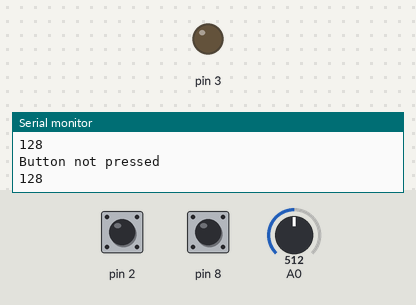
This sketch was run on a simulated Arduino Uno, built with avr-gcc and run on an emulated ATmega328P. Shown: output pins drawn as LEDs (lit = HIGH), the last lines printed to the serial monitor. The inputs (shaded band) are chosen by the test bench; at power-on: pin 8 HIGH, A0 = 512, pin 2 HIGH.

Above: at 1.2 s.
1.3 s: pin 8 pulled LOW for 0.15 s
At 1.4 s:
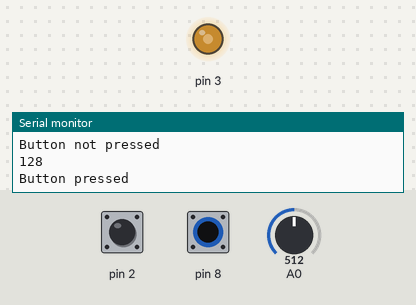
2.9 s: A0 set to 0
5.9 s: pin 2 pulled LOW for 0.15 s
7.5 s: pin 2 pulled LOW for 1 s
11.5 s: pin 8 pulled LOW for 1 s
15.5 s: A0 set to 511
Timing chart, 0 to 18.5 s (numbered marks = the images above; inputs shaded):
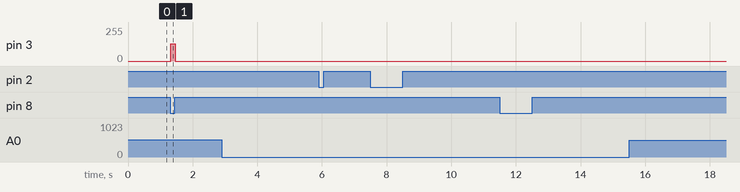

Measured:
- after the input at 1.3 s, pin 3: 0/255 → 128/255 at once, → 0/255 0.15 s later

The sketch:

0_6.ino
```cpp
void setup() {
  Serial.begin(9600);
  pinMode(8, INPUT_PULLUP);
  pinMode(3, OUTPUT);
  pinMode(A0, INPUT);
  pinMode(2, INPUT_PULLUP);
}

void loop() {
  bool power_button_status = !digitalRead(8);
  bool changer_button_status = !digitalRead(2);
  unsigned int press_count;
  unsigned int resistanse;
  if (!changer_button_status) {
    resistanse = analogRead(A0) / 4;
  }
  else {
    Serial.print("Brightness change not avaible");
  }
  Serial.println(resistanse);
  if (power_button_status) {
    press_count = 1 - press_count;
  }
  analogWrite(3, press_count * resistanse);
  if (press_count) {
    Serial.println("Button pressed");
  }
  else {
    Serial.println("Button not pressed");
  }
}
```
